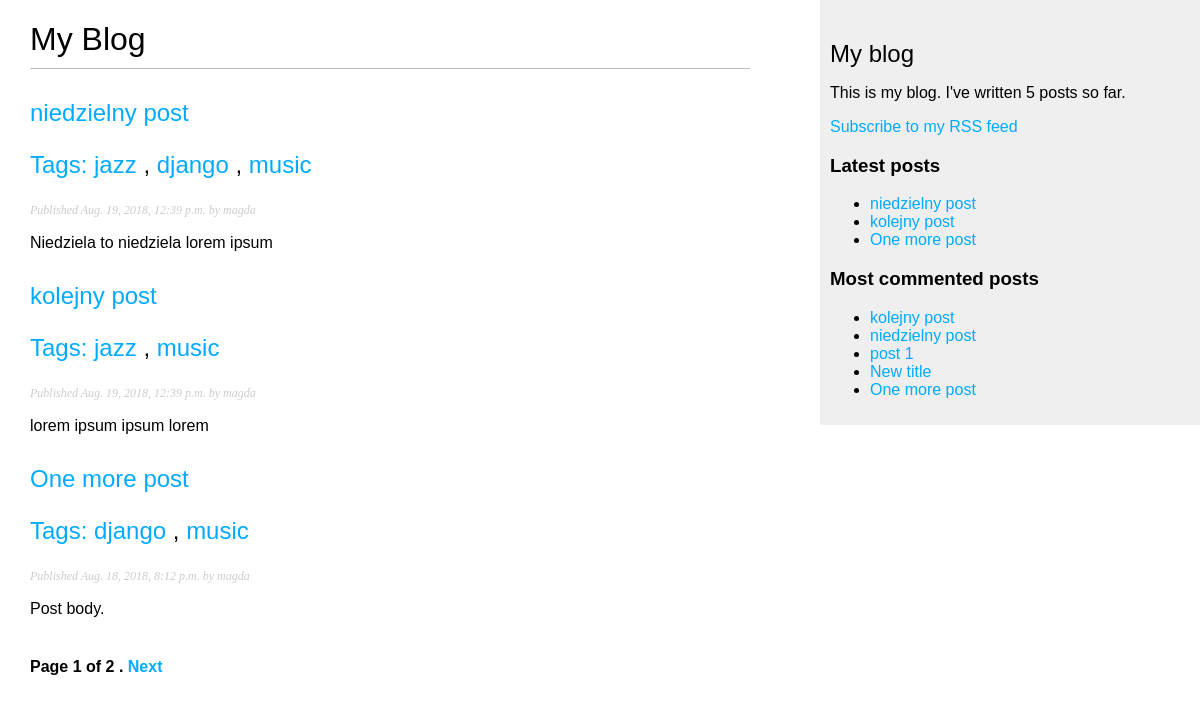
/blog/, run on an earlier commit of the app's database.
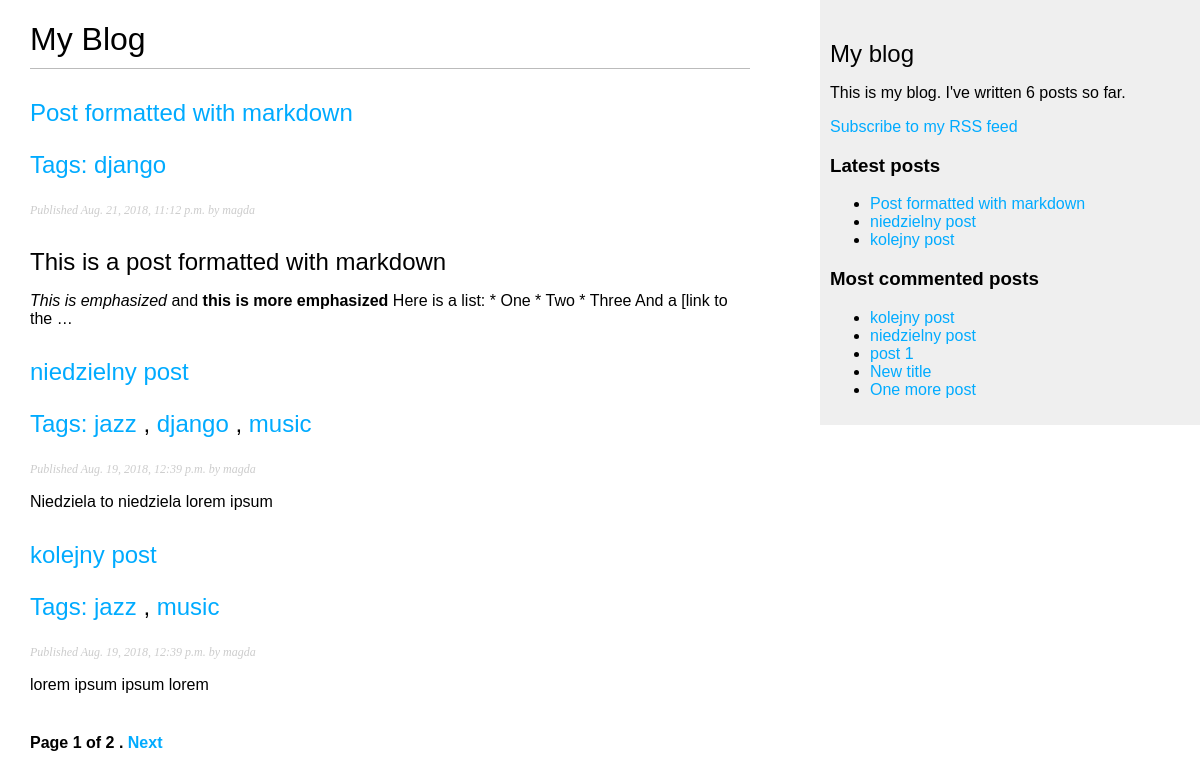
And on a later commit of the database.
### blog/models.py (models this page shows, shortened)
class Post(models.Model):
    STATUS_CHOICE = (
        ('draft', 'Draft'),
        ('published', 'Published'),
    )
    title = models.CharField(max_length=250)
    slug = models.SlugField(max_length=250,
                            unique_for_date='publish')
    author = models.ForeignKey(User,
                            on_delete=models.CASCADE,
                            related_name='blog_posts')
    body = models.TextField()
    publish = models.DateTimeField(default=timezone.now)
    created = models.DateTimeField(auto_now_add=True)
    updated = models.DateTimeField(auto_now=True)
    status = models.CharField(max_length=10,
                              choices=STATUS_CHOICE,
                              default='draft')
    objects = models.Manager() #The default manager.
    published = PublishedManager() # Our custom manager.
    tags = TaggableManager()
    class Meta:
        ordering = ('-publish',)
    def get_absolute_url(self):
        return reverse('blog:post_detail',
                        args=[self.publish.year,
                              self.publish.month,
                              self.publish.day,
                              self.slug])

### blog/views.py (the view)
# urls.py: path('', views.post_list, name='post_list'),
def post_list(request, tag_slug=None):
    object_list = Post.published.all()
    tag = None
    if tag_slug:
        tag = get_object_or_404(Tag, slug=tag_slug)
        object_list = object_list.filter(tags__in=[tag])
    paginator = Paginator(object_list, 3) #3 posts in each page
    page = request.GET.get('page')
    try:
        posts = paginator.page(page)
    except PageNotAnInteger:
        posts = paginator.page(1)
    except EmptyPage:
        posts = paginator.page(paginator.num_pages)
    return render(request, 'blog/post/list.html', {'page': page,
                                                   'posts': posts,
                                                   'tag' : tag})

### blog/models.py (called while the page is built)
    def get_queryset(self):
        return super(PublishedManager,
                     self).get_queryset() \
                      .filter(status='published')

### blog/templatetags/blog_tags.py (called while the page is built)
@register.simple_tag
def total_posts():
    return Post.published.count()

@register.inclusion_tag('blog/post/latest_posts.html')
def show_latest_posts(count=5):
    latest_posts = Post.published.order_by('-publish')[:count]
    return {'latest_posts' : latest_posts}

@register.simple_tag
def get_most_commented_posts(count=5):
    return Post.published.annotate(
                total_comments=Count('comments')
                ).order_by('-total_comments')[:count]

@register.filter(name='markdown')
def markdown_format(text):
    return mark_safe(markdown.markdown(text))

### blog/templates/blog/post/list.html (shortened to what this page needs)
{% extends "blog/base.html" %}
{% load blog_tags %}
{% block content %}
  <h1>My Blog</h1>
  {% for post in posts %}
  <h2>
    <a href="{{ post.get_absolute_url }}">
      {{ post.title }}
      <p class="tags">
        Tags:
        {% for tag in post.tags.all %}
            <a href="{% url "blog:post_list_by_tag" tag.slug %}">
              {{ tag.name }}
            </a>
            {% if not forloop.last %}, {% endif %}
        {% endfor %}
      </p>
  </h2>
  <p class="date">
    Published {{ post.publish }} by {{ post.author }}
  </p>
    {{ post.body|markdown|truncatewords_html:30 }}
  {% endfor %}
  {% include "pagination.html" with page=posts %}
{% endblock %}

### blog/templates/blog/base.html (shortened to what this page needs)
{% load blog_tags %}
{% load static %}
<!DOCTYPE html>
<html lang="en" dir="ltr">
  <head>
    <link rel="stylesheet" href="{% static "css/blog.css" %}">
  </head>
  <body>
    <div id="content">
      {% block content %}
      {% endblock %}
    </div>
    <div id="sidebar">
      <h2>My blog</h2>
        <p>This is my blog. I've written {% total_posts %} posts so far.</p>
        <p>
          <a href="{% url "blog:post_feed" %}">Subscribe to my RSS feed</a>
        </p>
      <h3>Latest posts</h3>
      {% show_latest_posts 3 %}
      <h3>Most commented posts</h3>
      {% get_most_commented_posts as most_commented_posts %}
      <ul>
        {% for post in most_commented_posts %}
        <li>
          <a href="{{ post.get_absolute_url }}">{{ post.title }}</a>
        </li>
        {% endfor %}
      </ul>
    </div>
  </body>
</html>

### blog/templates/pagination.html (shortened to what this page needs)
<div class="pagination">
  <span class="step-links">
   <span class="current">
     Page {{ page.number }} of {{ page.paginator.num_pages }} .
   </span>
    {% if page.has_next %}
      <a href="?page={{ page.next_page_number }}">Next</a>
    {% endif %}
  </span>
</div>

### blog/templates/blog/post/latest_posts.html
<ul>
  {% for post in latest_posts %}
  <li>
    <a href="{{ post.get_absolute_url }}">{{ post.title }}</a>
  </li>
  {% endfor %}
</ul>

### blog/static/css/blog.css (style rules this page uses)
body { margin:0; padding:0; font-family:helvetica, sans-serif; }
a { color:#00abff; text-decoration:none; }
h1 { font-weight:normal; border-bottom:1px solid #bbb; padding:0 0 10px 0; }
h2 { font-weight:normal; margin:30px 0 0; }
#content { float:left; width:60%; padding:0 0 0 30px; }
#sidebar { float:right; width:30%; padding:10px; background:#efefef; height:100%; }
p.date { color:#ccc; font-family: georgia, serif; font-size: 12px; font-style: italic; }
.pagination { margin:40px 0; font-weight:bold; }

What changed in the data, as far as the page shows it:
no longer on one of the page's lists (row unchanged): Post: title "One more post", publish "Aug. 18, 2018, 8:12 p.m.", author "magda", body "Post body."
added Post: title "Post formatted with markdown", publish "Aug. 21, 2018, 11:12 p.m.", author "magda", body "This is a post formatted with markdown This is emphasized and this is more emphasized Here is a list: * One * Two * Three And a [link to the …", Tag (name "django")
computed for Post "One more post": loses Tag (name "django"); loses Tag (name "music")
Also different on the page:
text no longer shown: "5"
text now shown: "6"
